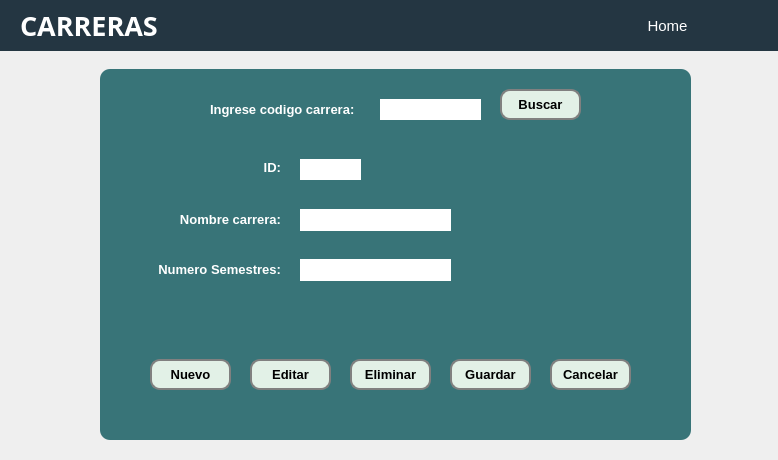
<?xml version="1.0" encoding="UTF-8"?>
<ui version="4.0">
 <class>Dialog</class>
 <widget class="QDialog" name="Dialog">
  <property name="geometry">
   <rect>
    <x>0</x>
    <y>0</y>
    <width>778</width>
    <height>460</height>
   </rect>
  </property>
  <property name="windowTitle">
   <string>Dialog</string>
  </property>
  <widget class="QLabel" name="label">
   <property name="geometry">
    <rect>
     <x>0</x>
     <y>0</y>
     <width>781</width>
     <height>51</height>
    </rect>
   </property>
   <property name="font">
    <font>
     <family>Arial Black</family>
     <pointsize>20</pointsize>
     <bold>true</bold>
    </font>
   </property>
   <property name="styleSheet">
    <string notr="true">background-color: #243642;
color: #FFFFFF</string>
   </property>
   <property name="text">
    <string>CARRERAS</string>
   </property>
   <property name="alignment">
    <set>Qt::AlignLeading|Qt::AlignLeft|Qt::AlignVCenter</set>
   </property>
   <property name="margin">
    <number>0</number>
   </property>
   <property name="indent">
    <number>20</number>
   </property>
  </widget>
  <widget class="QPushButton" name="btnHome">
   <property name="geometry">
    <rect>
     <x>630</x>
     <y>10</y>
     <width>75</width>
     <height>31</height>
    </rect>
   </property>
   <property name="font">
    <font>
     <family>Arial</family>
     <pointsize>11</pointsize>
    </font>
   </property>
   <property name="cursor">
    <cursorShape>PointingHandCursor</cursorShape>
   </property>
   <property name="styleSheet">
    <string notr="true">color: rgb(255, 255, 255);</string>
   </property>
   <property name="text">
    <string>Home</string>
   </property>
   <property name="flat">
    <bool>true</bool>
   </property>
  </widget>
  <widget class="QFrame" name="frameFormHorario">
   <property name="geometry">
    <rect>
     <x>100</x>
     <y>69</y>
     <width>591</width>
     <height>371</height>
    </rect>
   </property>
   <property name="cursor">
    <cursorShape>ArrowCursor</cursorShape>
   </property>
   <property name="styleSheet">
    <string notr="true">background-color:#387478;
border-radius: 10px;</string>
   </property>
   <property name="frameShape">
    <enum>QFrame::StyledPanel</enum>
   </property>
   <property name="frameShadow">
    <enum>QFrame::Raised</enum>
   </property>
   <widget class="QLabel" name="label_2">
    <property name="geometry">
     <rect>
      <x>132</x>
      <y>90</y>
      <width>49</width>
      <height>16</height>
     </rect>
    </property>
    <property name="font">
     <font>
      <family>Arial</family>
      <pointsize>10</pointsize>
      <bold>true</bold>
     </font>
    </property>
    <property name="layoutDirection">
     <enum>Qt::LeftToRight</enum>
    </property>
    <property name="styleSheet">
     <string notr="true">color: rgb(255, 255, 255);</string>
    </property>
    <property name="text">
     <string>ID:</string>
    </property>
    <property name="alignment">
     <set>Qt::AlignRight|Qt::AlignTrailing|Qt::AlignVCenter</set>
    </property>
   </widget>
   <widget class="QLabel" name="label_3">
    <property name="geometry">
     <rect>
      <x>70</x>
      <y>140</y>
      <width>111</width>
      <height>20</height>
     </rect>
    </property>
    <property name="font">
     <font>
      <family>Arial</family>
      <pointsize>10</pointsize>
      <bold>true</bold>
     </font>
    </property>
    <property name="layoutDirection">
     <enum>Qt::LeftToRight</enum>
    </property>
    <property name="styleSheet">
     <string notr="true">color: rgb(255, 255, 255);</string>
    </property>
    <property name="text">
     <string>Nombre carrera:</string>
    </property>
    <property name="alignment">
     <set>Qt::AlignRight|Qt::AlignTrailing|Qt::AlignVCenter</set>
    </property>
   </widget>
   <widget class="QLabel" name="label_4">
    <property name="geometry">
     <rect>
      <x>50</x>
      <y>190</y>
      <width>131</width>
      <height>20</height>
     </rect>
    </property>
    <property name="font">
     <font>
      <family>Arial</family>
      <pointsize>10</pointsize>
      <bold>true</bold>
     </font>
    </property>
    <property name="layoutDirection">
     <enum>Qt::LeftToRight</enum>
    </property>
    <property name="styleSheet">
     <string notr="true">color: rgb(255, 255, 255);</string>
    </property>
    <property name="text">
     <string>Numero Semestres:</string>
    </property>
    <property name="alignment">
     <set>Qt::AlignRight|Qt::AlignTrailing|Qt::AlignVCenter</set>
    </property>
   </widget>
   <widget class="QLineEdit" name="entryId">
    <property name="geometry">
     <rect>
      <x>200</x>
      <y>90</y>
      <width>61</width>
      <height>21</height>
     </rect>
    </property>
    <property name="styleSheet">
     <string notr="true">background-color: rgb(255, 255, 255);
border-radius:none;</string>
    </property>
   </widget>
   <widget class="QLabel" name="label_10">
    <property name="geometry">
     <rect>
      <x>110</x>
      <y>30</y>
      <width>161</width>
      <height>20</height>
     </rect>
    </property>
    <property name="font">
     <font>
      <family>Arial</family>
      <pointsize>10</pointsize>
      <bold>true</bold>
     </font>
    </property>
    <property name="styleSheet">
     <string notr="true">color: rgb(255, 255, 255);</string>
    </property>
    <property name="text">
     <string>Ingrese codigo carrera:</string>
    </property>
   </widget>
   <widget class="QLineEdit" name="entryBuscarId">
    <property name="geometry">
     <rect>
      <x>280</x>
      <y>30</y>
      <width>101</width>
      <height>21</height>
     </rect>
    </property>
    <property name="styleSheet">
     <string notr="true">background-color: rgb(255, 255, 255);
border-radius: none;</string>
    </property>
   </widget>
   <widget class="QPushButton" name="btnNuevo">
    <property name="geometry">
     <rect>
      <x>50</x>
      <y>290</y>
      <width>81</width>
      <height>31</height>
     </rect>
    </property>
    <property name="font">
     <font>
      <family>Arial</family>
      <pointsize>10</pointsize>
      <bold>true</bold>
     </font>
    </property>
    <property name="styleSheet">
     <string notr="true">background-color: #E2F1E7;
border: 2px solid grey;
padding: 5px;</string>
    </property>
    <property name="text">
     <string>Nuevo</string>
    </property>
   </widget>
   <widget class="QPushButton" name="btnEditar">
    <property name="geometry">
     <rect>
      <x>150</x>
      <y>290</y>
      <width>81</width>
      <height>31</height>
     </rect>
    </property>
    <property name="font">
     <font>
      <family>Arial</family>
      <pointsize>10</pointsize>
      <bold>true</bold>
     </font>
    </property>
    <property name="styleSheet">
     <string notr="true">background-color: #E2F1E7;
border: 2px solid grey;
padding: 5px;</string>
    </property>
    <property name="text">
     <string>Editar</string>
    </property>
   </widget>
   <widget class="QPushButton" name="btnEliminar">
    <property name="geometry">
     <rect>
      <x>250</x>
      <y>290</y>
      <width>81</width>
      <height>31</height>
     </rect>
    </property>
    <property name="font">
     <font>
      <family>Arial</family>
      <pointsize>10</pointsize>
      <bold>true</bold>
     </font>
    </property>
    <property name="styleSheet">
     <string notr="true">background-color: #E2F1E7;
border: 2px solid grey;
padding: 5px;</string>
    </property>
    <property name="text">
     <string>Eliminar</string>
    </property>
   </widget>
   <widget class="QPushButton" name="btnGuardar">
    <property name="geometry">
     <rect>
      <x>350</x>
      <y>290</y>
      <width>81</width>
      <height>31</height>
     </rect>
    </property>
    <property name="font">
     <font>
      <family>Arial</family>
      <pointsize>10</pointsize>
      <bold>true</bold>
     </font>
    </property>
    <property name="styleSheet">
     <string notr="true">background-color: #E2F1E7;
border: 2px solid grey;
padding: 5px;</string>
    </property>
    <property name="text">
     <string>Guardar</string>
    </property>
   </widget>
   <widget class="QPushButton" name="btnCancelar">
    <property name="geometry">
     <rect>
      <x>450</x>
      <y>290</y>
      <width>81</width>
      <height>31</height>
     </rect>
    </property>
    <property name="font">
     <font>
      <family>Arial</family>
      <pointsize>10</pointsize>
      <bold>true</bold>
     </font>
    </property>
    <property name="styleSheet">
     <string notr="true">background-color: #E2F1E7;
border: 2px solid grey;
padding: 5px;</string>
    </property>
    <property name="text">
     <string>Cancelar</string>
    </property>
   </widget>
   <widget class="QPushButton" name="btnBuscar">
    <property name="geometry">
     <rect>
      <x>400</x>
      <y>20</y>
      <width>81</width>
      <height>31</height>
     </rect>
    </property>
    <property name="font">
     <font>
      <family>Arial</family>
      <pointsize>10</pointsize>
      <bold>true</bold>
     </font>
    </property>
    <property name="styleSheet">
     <string notr="true">background-color: #E2F1E7;
border: 2px solid grey;
padding: 5px;</string>
    </property>
    <property name="text">
     <string>Buscar</string>
    </property>
   </widget>
   <widget class="QLineEdit" name="entryNombreCarrera">
    <property name="geometry">
     <rect>
      <x>200</x>
      <y>140</y>
      <width>151</width>
      <height>22</height>
     </rect>
    </property>
    <property name="styleSheet">
     <string notr="true">background-color: white;
border-radius: none;
</string>
    </property>
   </widget>
   <widget class="QLineEdit" name="entrySemestres">
    <property name="geometry">
     <rect>
      <x>200</x>
      <y>190</y>
      <width>151</width>
      <height>22</height>
     </rect>
    </property>
    <property name="styleSheet">
     <string notr="true">background-color: white;
border-radius: none;
</string>
    </property>
   </widget>
  </widget>
 </widget>
 <resources/>
 <connections/>
</ui>
